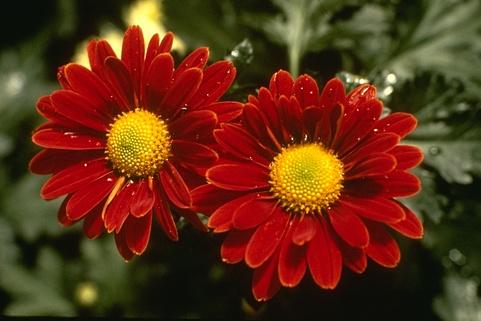
%> input picture color images/flower.jpg, 481 x 321 px
$ octave flower_script.m   (GNU Octave 9; MATLAB toolbox functions it lacks are replaced by stand-ins)
%> lines starting %> are read from the running program, lines starting %| are printed output that depends on the picture
### utils/rescale_image.m
function h = rescale_image(F)

%rescale image values to be between 0 and 1
h = double(F);
h= h-min(min(h));
h = h/max(max(h));
end

### utils/rescale_color_image.m
%%%%%%%%%%%%%%%%%%%%%%%%%%%%%%%%%%%%%%%%%%%%%%%%%%%%%%%%%%%%%%%%%%%%%%%%%%
%This function rescales a color image so that the each channel values are
%between 0 and 1.
%Input:
%   F: color image to be rescaled
%Output:
%   h: rescaled image F
%%%%%%%%%%%%%%%%%%%%%%%%%%%%%%%%%%%%%%%%%%%%%%%%%%%%%%%%%%%%%%%%%%%%%%%%%%%
function h = rescale_color_image(F)

%rescale image values to be between 0 and 1
h = F;
for i = 1:3
    h(:,:,i) = rescale_image(F(:,:,i));
end
end

### fuzzyL1L2method/fuzzy_color_L1L2.m
%%%%%%%%%%%%%%%%%%%%%%%%%%%%%%%%%%%%%%%%%%%%%%%%%%%%%%%%%%%%%%%%%%%%%%%%%%
%This function performs L1-alpha* L2 TV for fuzzy region competition model
%for color segmentation.
%Input:
%   f: image
%   u_initial: initialization
%   pm: set of parameters
%   k: number of regions
%
%Output:
%   u_result: segmentation result
%   c_result: color values for each region
%%%%%%%%%%%%%%%%%%%%%%%%%%%%%%%%%%%%%%%%%%%%%%%%%%%%%%%%%%%%%%%%%%%%%%%%%%%
function [u_result, c_result] = fuzzy_color_L1L2(f, u_initial, pm, k)

%separate the channels of f
f_r = f(:,:,1);
f_g = f(:,:,2);
f_b = f(:,:,3);


%obtain dimensions of the image
M = size(f,1);
N = size(f,2);

%preinitialize cell
u_result = u_initial;

%sum up the u's
sum_u = sum(cat(3,u_result{:}),3);

%normalize each u
for i = 1:k
    u_result{i} = u_result{i}./sum_u;
end

%set error
error = 10^(-10)*eye(M,N);

%compute constant vectors for each region
c_result = {};
rel_err = ones(k,1);
for i = 1:k
    c_result{i}=[sum(f_r(:).*u_result{i}(:))./sum(u_result{i}(:)+error(:));
        sum(f_g(:).*u_result{i}(:))./sum(u_result{i}(:)+error(:));
        sum(f_b(:).*u_result{i}(:))./sum(u_result{i}(:)+error(:))];
end

%optimize model
for i =1:pm.outer_iter

    %set old_u_result to be current u_result
    old_u_result = u_result;

    %minimize for each u_j
    for j = 1:k

        %get the constant vector for region j
        c = c_result{j};

        %compute the fidelity function value
        f_k = (f_r-c(1)).^2 + (f_g-c(2)).^2+(f_b-c(3)).^2;

        %compute 1-sum_{i \neq j} u_i
        u2 = ones(M,N) - (sum_u-u_result{j});

        %perform primal-dual hybrid gradient with line search
        u_result{j} = PDHGLS2(u_result{j}, u2, f_k, pm.alpha, pm.lambda, pm.nu, pm.c, pm.inner_iter, pm.tau, pm.beta);

        %recompute sum u_i
        sum_u = sum(cat(3,u_result{:}),3);
    end

    %update constant vectors for each region
    for j = 1:k
        c_result{j}=[sum(f_r(:).*u_result{j}(:))./sum(u_result{j}(:)+error(:));
            sum(f_g(:).*u_result{j}(:))./sum(u_result{j}(:)+error(:));
            sum(f_b(:).*u_result{j}(:))./sum(u_result{j}(:)+error(:))];
        rel_err(j) = norm(old_u_result{j} - u_result{j}, 'fro')/max([norm(old_u_result{j},'fro'), norm(u_result{j}, 'fro'), eps]);
    end

    %check stopping condition
    if max(rel_err) < 1e-4 && i >2
        fprintf('Number of DCA inner iterations completed: %d \n \n', i);
        break;
    end
end

%print number of outer iterations
if i == pm.outer_iter
    fprintf('Number of DCA outer iterations completed: %d \n \n', i);
end

end

### scripts/color_real_4phase/flower_script.m
%%This script performs five-phase segmentation on a color image of a
%%flower.

%% read flower image
fui8 = imread('flower.jpg');
%> fui8 is the input picture: size 321x481x3 uint8; mean R, G, B 96.2, 47.2, 22.2
%convert to double
f = double(fui8);
%get image size
[N,M,~] = size(f);
%> N = 321; M = 481

%rescale image
fg = rescale_color_image(f);
%> the loop in rescale_color_image, `for i = 1:3` made 3 passes
%> pass 1, in rescale_image, `h = double(F);`:
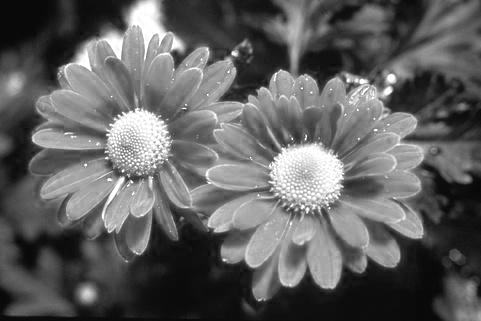
%> h: size 321x481 double; min 5, max 255, mean 96.2
%> pass 2, in rescale_image (call 2), `h = double(F);`:
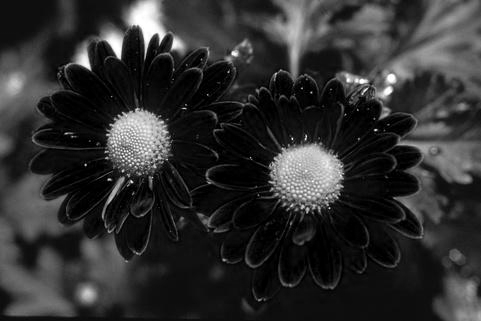
%> h: size 321x481 double; min 0, max 255, mean 47.2

%% fuzzy method
%set parameters
pm2.outer_iter = 160;
pm2.alpha = 1.0;
pm2.lambda = 650;
pm2.c = 1e-8;
pm2.inner_iter = 300;
pm2.tau = 1/8;
pm2.beta = 1.0;
pm2.nu = 1050;

rng(1234);

u_initial{1} = rand(N,M);
u_initial{2} = rand(N,M);
u_initial{3} = rand(N,M);
u_initial{4} = rand(N,M);
u_initial{5} = rand(N,M);


sum_u = sum(cat(3,u_initial{:}),3);

u_initial{1} = u_initial{1}./sum_u;
u_initial{2} = u_initial{2}./sum_u;
u_initial{3} = u_initial{3}./sum_u;
u_initial{4} = u_initial{4}./sum_u;
u_initial{5} = u_initial{5}./sum_u;


%L1-L2
tic;
[fuzzy_L1_L2_f, fuzzy_L1_L2_c] = fuzzy_color_L1L2(fg, u_initial, pm2, 5);
%> in fuzzy_color_L1L2, `f_b = f(:,:,3);`:
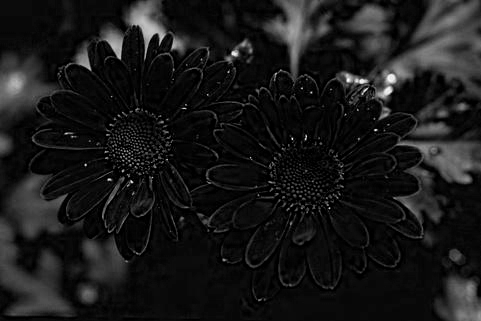
%> f_b: size 321x481 double; min 0, max 1, mean 0.0973
%> after the loop in fuzzy_color_L1L2, `for i = 1:k`: c_result = {[0.365; 0.186; 0.0973], [0.365; 0.185; 0.0973], [0.365; 0.185; 0.0974], [0.365; 0.185; 0.0972], [0.364; 0.185; 0.0971]}
%> (the run ends here)
